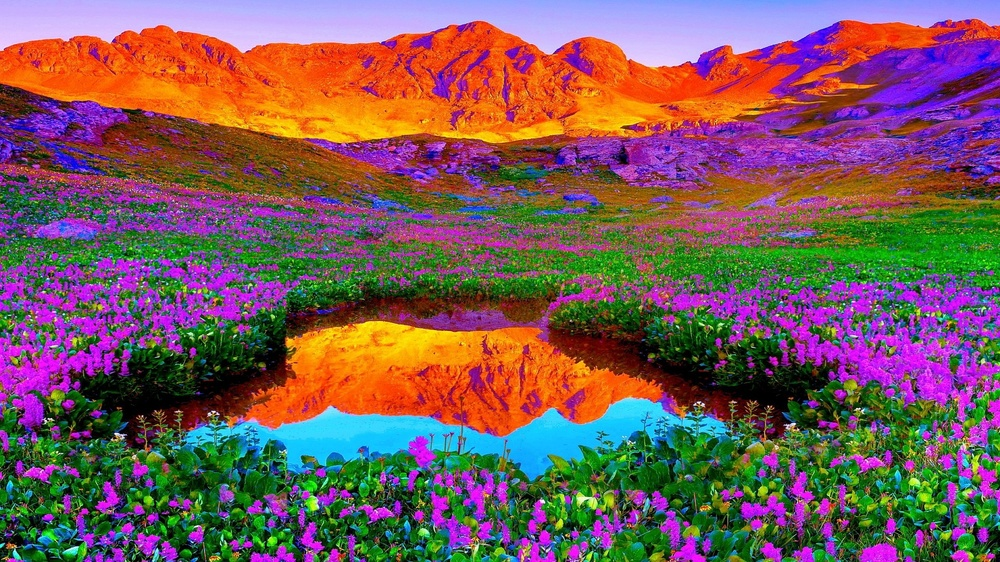
#> input picture Q5-SPACALFILTERING/input.jpg, 1000 x 562 px, shrunk from 1920 x 1080 before the run
$ python spatialfilter.py
#> lines starting #> are read from the running program, lines starting #| are printed output that depends on the picture; long printed decimals are rounded
import numpy as np
from PIL import Image
import os
from scipy.ndimage import uniform_filter, gaussian_filter
import math
img_path = "input.jpg"
img = Image.open(img_path).convert("RGB")
#> img is the input picture: PIL image 1000x562 RGB; mean R, G, B 121.7, 89, 89.7
arr = np.array(img)
out_dir = "output_filters/"
os.makedirs(out_dir, exist_ok=True)
# BOX FILTER
def box_filter(arr, k, norm=True):
    out = np.zeros_like(arr, dtype=float)
    for ch in range(3):
        a = arr[..., ch].astype(float)
        f = uniform_filter(a, size=k, mode="reflect")
        if not norm:
            f *= (k * k)     # convert mean → sum
        out[..., ch] = f
    return np.clip(out, 0, 255).astype(np.uint8)
# SIGMA COMPUTATION FROM IMAGE
# Step 1 — grayscale
gray = np.mean(arr, axis=2)
# Step 2 — smooth (remove structure)
smooth = uniform_filter(gray, size=5)
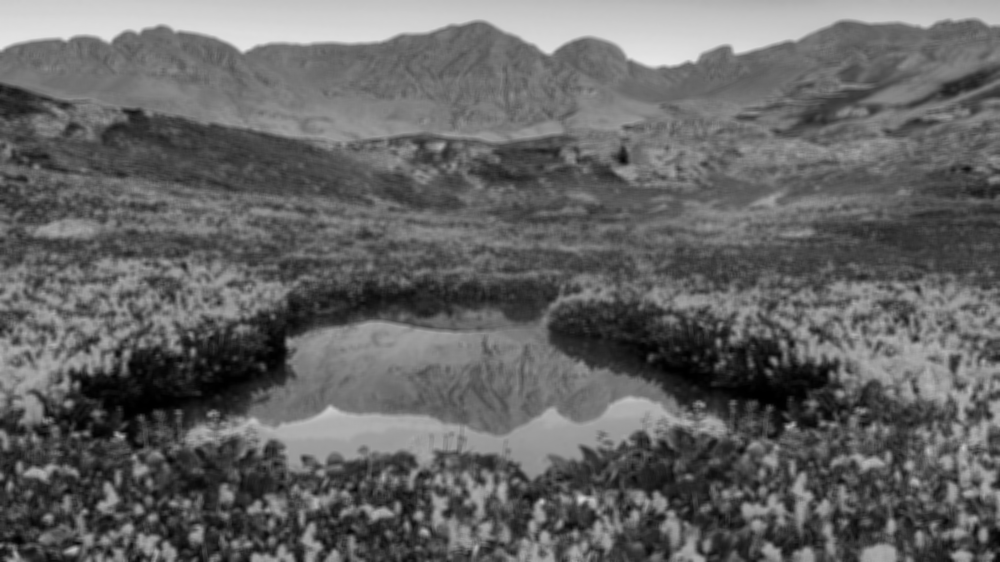
#> smooth: shape (562, 1000) float64; min 0.0133, max 231.1, mean 100.1
# Step 3 — noise = image - smooth
noise = gray - smooth
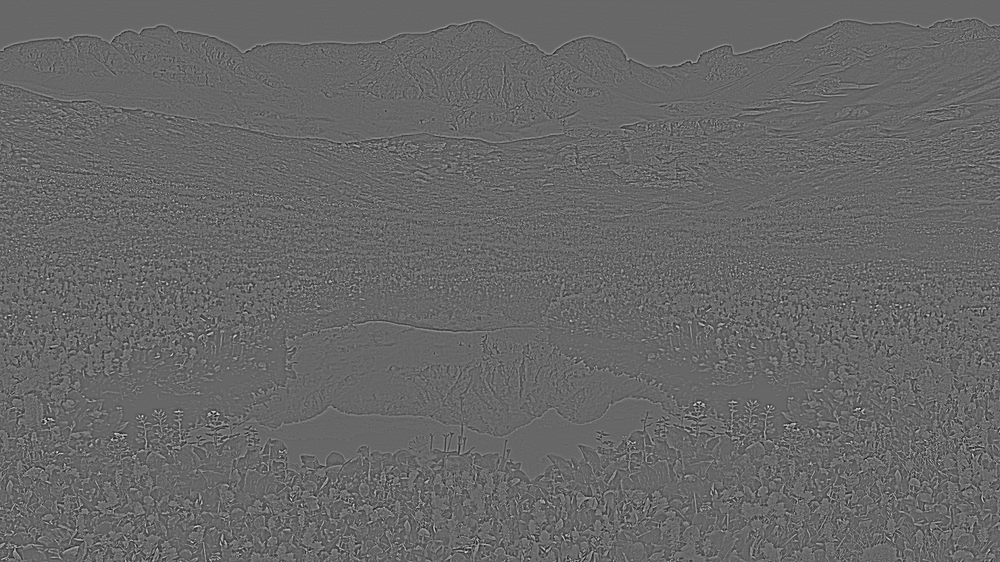
#> noise: shape (562, 1000) float64; min -125.7, max 183.7, mean 0; drawn with min black and max white
# Step 4 — sigma using MAD
mad = np.median(np.abs(noise - np.median(noise)))
#> mad = 9.32
sigma = 1.4826 * mad     # estimated Gaussian sigma
#> sigma = 13.82
# FILTER SIZE COMPUTATION
g_size = 2 * math.ceil(3 * sigma) + 1
#> g_size = 85
g_size = max(g_size, 3)       # minimum 3×3 filter
print("Correct Sigma =", sigma)
#| Correct Sigma = 13.818
print("Gaussian Filter Size =", f"{g_size}x{g_size}")
#| Gaussian Filter Size = 85x85
# CORRECT GAUSSIAN FILTER
def gauss_filter(arr, sigma, norm=True):
    out = np.zeros_like(arr, dtype=float)
    for ch in range(3):
        a = arr[..., ch].astype(float)
        # normalized Gaussian
        f = gaussian_filter(a, sigma=sigma, mode="reflect")
        if not norm:
            # non-normalized Gaussian = remove normalization constant
            f *= (2 * np.pi * sigma * sigma)
        out[..., ch] = f
    return np.clip(out, 0, 255).astype(np.uint8)
results = {
    "box_5_norm.png": box_filter(arr, 5, True),
    "box_5_non_norm.png": box_filter(arr, 5, False),
    "box_20_norm.png": box_filter(arr, 20, True),
    "box_20_non_norm.png": box_filter(arr, 20, False),
    "gauss_norm.png": gauss_filter(arr, sigma, True),
    "gauss_non_norm.png": gauss_filter(arr, sigma, False)
}
#> after the loop in box_filter, `for ch in range(3):`:
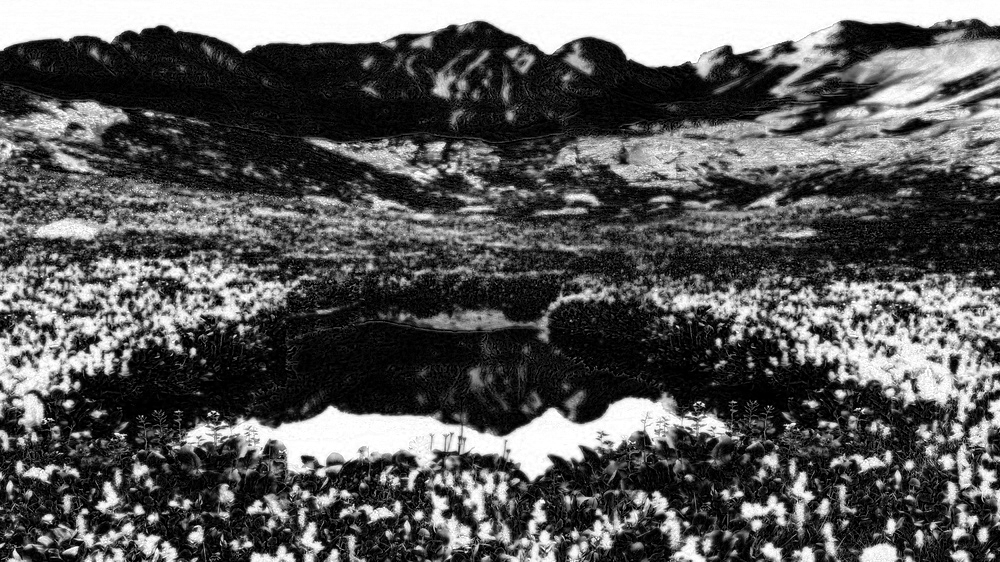
#> a: shape (562, 1000) float64; min 0, max 255, mean 89.7
#> call 2 of box_filter, with k = 5, norm = False
#> in box_filter (call 2), `out = np.zeros_like(arr, dtype=float)`: out: shape (562, 1000, 3) float64; every value is 0
#> in box_filter (call 2), `return np.clip(out, 0, 255).astype(np.uint8)`:
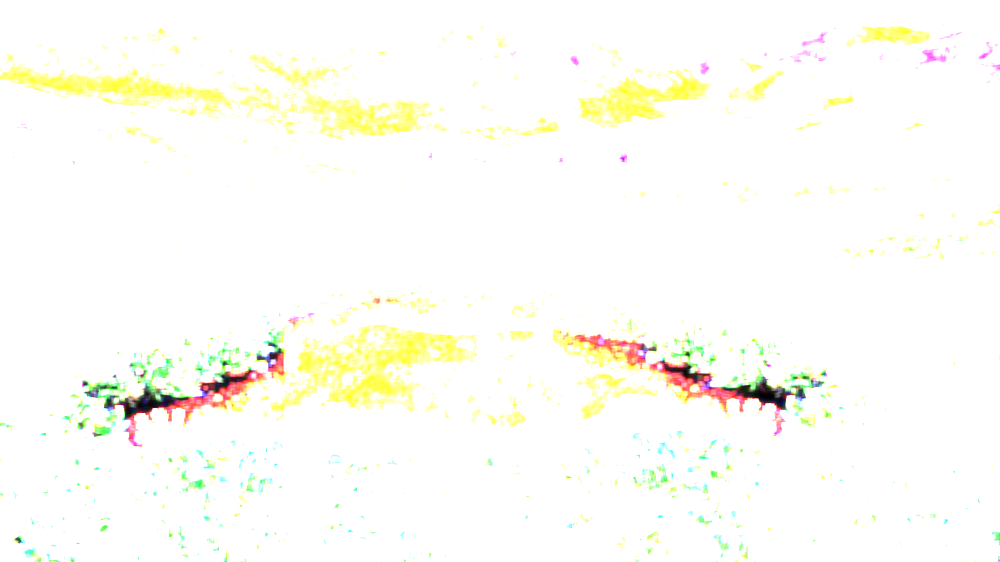
#> returned value: shape (562, 1000, 3); mean of channels 0, 1, 2 252.8, 252.7, 245.6; drawn as R, G, B
#> call 3 of box_filter, with k = 20, norm = True
#> after the loop in box_filter (call 3), `for ch in range(3):`:
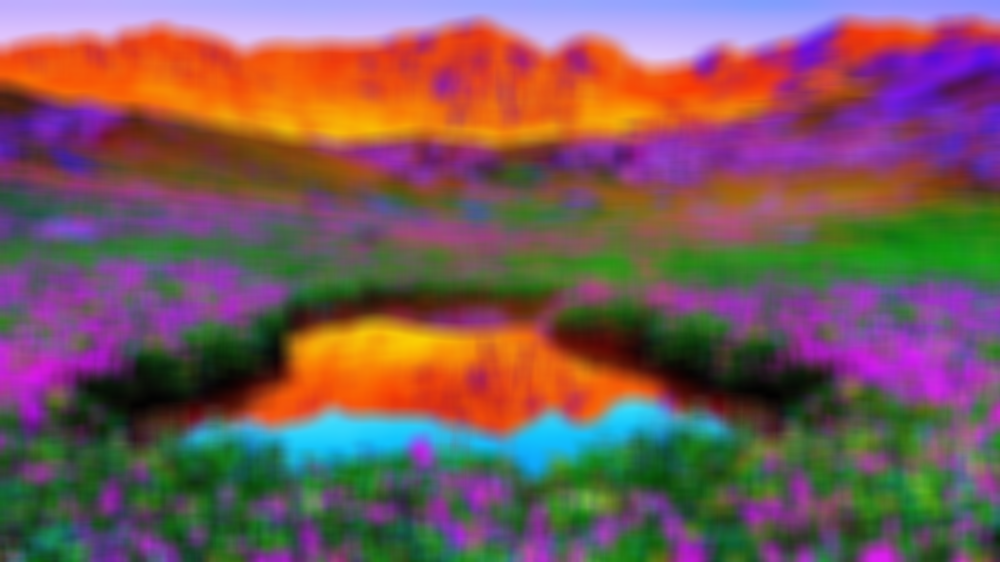
#> out: shape (562, 1000, 3) float64; mean R, G, B 121.8, 89, 89.8
#> in box_filter (call 4), `return np.clip(out, 0, 255).astype(np.uint8)`: returned value: shape (562, 1000, 3); every value is 255
#> after the loop in gauss_filter, `for ch in range(3):`:
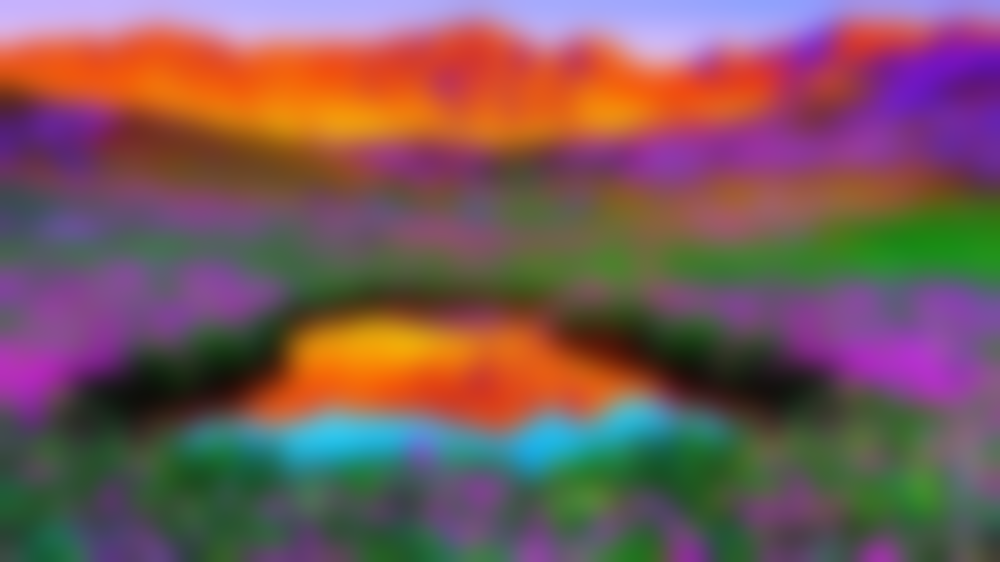
#> out: shape (562, 1000, 3) float64; mean R, G, B 121.7, 89, 89.7
#> the loop in gauss_filter (call 2), `for ch in range(3):` made 3 passes
#> pass 2, in gauss_filter (call 2), `f *= (2 * np.pi * sigma * sigma)`:
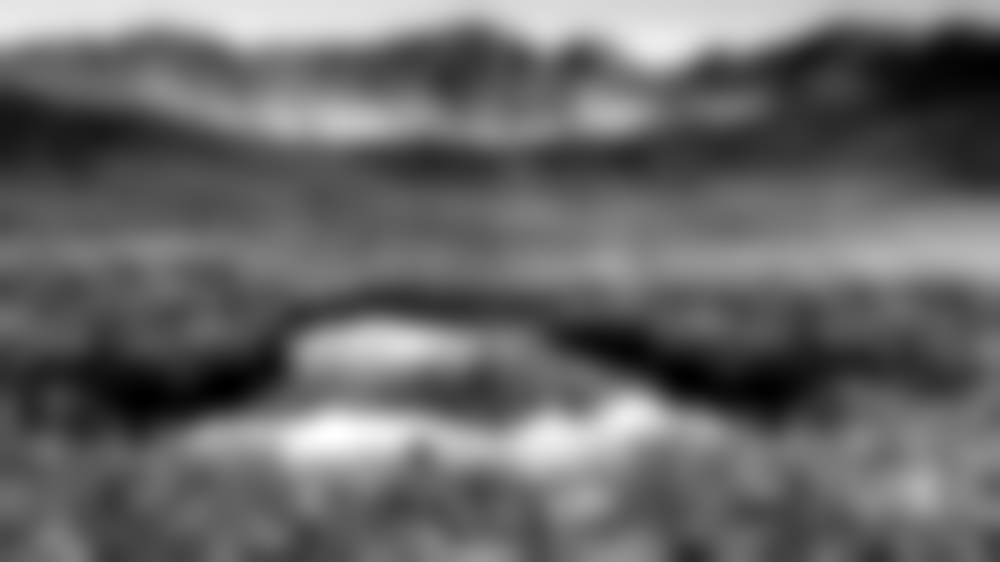
#> f: shape (562, 1000) float64; min 18265.6, max 235769.3, mean 106721.6; drawn with min black and max white
for name, out in results.items():
    path = os.path.join(out_dir, name)
    Image.fromarray(out).save(path)
    print("Saved:", path)
#> this loop made 6 passes
#> name on passes 1 to 6: 'box_5_norm.png', 'box_5_non_norm.png', 'box_20_norm.png', 'box_20_non_norm.png', 'gauss_norm.png', 'gauss_non_norm.png'
#| Saved: output_filters/box_5_norm.png
#| Saved: output_filters/box_5_non_norm.png
#| Saved: output_filters/box_20_norm.png
#| Saved: output_filters/box_20_non_norm.png
#| Saved: output_filters/gauss_norm.png
#| Saved: output_filters/gauss_non_norm.png
